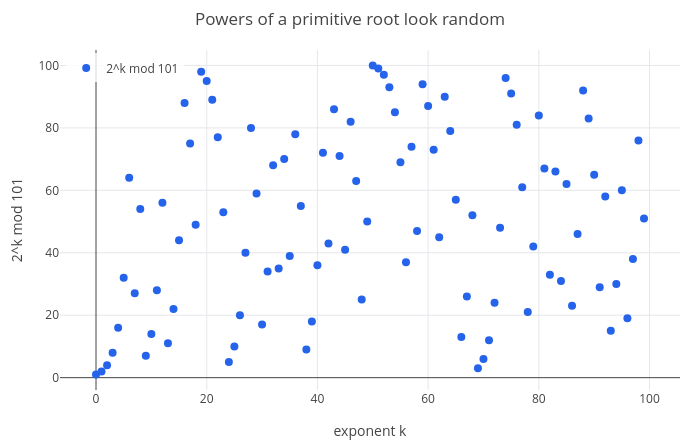

The notebook cell this image was saved under:
### Markdown cell above
$1/13 = 0.076923\,076923\ldots$ has period 6, and $1/17$ has the longest possible period $16 = 17 - 1$.

A number whose order is the full $p - 1$ is a **primitive root**: its powers run through all of $1, \ldots, p - 1$.
`primroot(p)` finds the smallest one. The plot shows the powers of the primitive root 2 mod 101: across is the exponent
$k$, up is $2^k \bmod 101$. Each of the numbers $1, \ldots, 100$ appears exactly once, in what looks like random order:

### Code cell
primroot(101)
D = table([k, powmod(2, k, 101)], k, 0, 99);
labels(title(legend(scatter(D, [k y]), "2^k mod 101"), "Powers of a primitive root look random"), "exponent k", "2^k mod 101")

### Figure 1 — Plotly figure (JSON) as saved in the notebook; plotly's stock layout.template omitted (floating-point values rounded to 4 significant figures)
{"data": [{"marker": {"color": "#2563eb", "size": 8}, "mode": "markers", "name": "2^k mod 101", "type": "scatter", "x": [0, 1, 2, 3, 4, 5, 6, 7, 8, 9, 10, 11, 12, 13, 14, 15, 16, 17, 18, 19, 20, 21, 22, 23, 24, 25, 26, 27, 28, 29, 30, 31, 32, 33, 34, 35, 36, 37, 38, 39, 40, 41, 42, 43, 44, 45, 46, 47, 48, 49, 50, 51, 52, 53, 54, 55, 56, 57, 58, 59, 60, 61, 62, 63, 64, 65, 66, 67, 68, 69, 70, 71, 72, 73, 74, 75, 76, 77, 78, 79, 80, 81, 82, 83, 84, 85, 86, 87, 88, 89, 90, 91, 92, 93, 94, 95, 96, 97, 98, 99], "y": [1, 2, 4, 8, 16, 32, 64, 27, 54, 7, 14, 28, 56, 11, 22, 44, 88, 75, 49, 98, 95, 89, 77, 53, 5, 10, 20, 40, 80, 59, 17, 34, 68, 35, 70, 39, 78, 55, 9, 18, 36, 72, 43, 86, 71, 41, 82, 63, 25, 50, 100, 99, 97, 93, 85, 69, 37, 74, 47, 94, 87, 73, 45, 90, 79, 57, 13, 26, 52, 3, 6, 12, 24, 48, 96, 91, 81, 61, 21, 42, 84, 67, 33, 66, 31, 62, 23, 46, 92, 83, 65, 29, 58, 15, 30, 60, 19, 38, 76, 51]}], "layout": {"height": 440, "legend": {"bgcolor": "rgba(255,255,255,0.8)", "x": 0.01, "xanchor": "left", "y": 0.99, "yanchor": "top"}, "margin": {"b": 50, "l": 60, "r": 20, "t": 50}, "showlegend": true, "title": {"text": "Powers of a primitive root look random"}, "width": 700, "xaxis": {"title": {"text": "exponent k"}, "zeroline": true}, "yaxis": {"range": [-3.95, 105.0], "title": {"text": "2^k mod 101"}, "zeroline": true}}}
